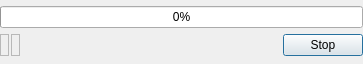
<?xml version="1.0" encoding="UTF-8"?>
<ui version="4.0">
 <class>LoadFileProgressBar</class>
 <widget class="QDialog" name="LoadFileProgressBar">
  <property name="windowModality">
   <enum>Qt::NonModal</enum>
  </property>
  <property name="geometry">
   <rect>
    <x>0</x>
    <y>0</y>
    <width>363</width>
    <height>64</height>
   </rect>
  </property>
  <property name="maximumSize">
   <size>
    <width>363</width>
    <height>64</height>
   </size>
  </property>
  <property name="windowTitle">
   <string>Loading Data</string>
  </property>
  <property name="windowIcon">
   <iconset resource="vTrazer.qrc">
    <normaloff>:/img/logo</normaloff>:/img/logo</iconset>
  </property>
  <layout class="QVBoxLayout" name="verticalLayout">
   <property name="spacing">
    <number>0</number>
   </property>
   <property name="leftMargin">
    <number>0</number>
   </property>
   <property name="topMargin">
    <number>0</number>
   </property>
   <property name="rightMargin">
    <number>0</number>
   </property>
   <property name="bottomMargin">
    <number>0</number>
   </property>
   <item>
    <layout class="QHBoxLayout" name="horizontalLayout_2">
     <property name="spacing">
      <number>0</number>
     </property>
     <item>
      <widget class="QProgressBar" name="progressBar">
       <property name="value">
        <number>0</number>
       </property>
      </widget>
     </item>
    </layout>
   </item>
   <item>
    <layout class="QHBoxLayout" name="horizontalLayout">
     <property name="spacing">
      <number>2</number>
     </property>
     <item>
      <widget class="QFrame" name="frame">
       <property name="frameShape">
        <enum>QFrame::StyledPanel</enum>
       </property>
       <property name="frameShadow">
        <enum>QFrame::Raised</enum>
       </property>
       <layout class="QHBoxLayout" name="horizontalLayout_3">
        <property name="spacing">
         <number>0</number>
        </property>
        <property name="leftMargin">
         <number>0</number>
        </property>
        <property name="topMargin">
         <number>0</number>
        </property>
        <property name="rightMargin">
         <number>0</number>
        </property>
        <property name="bottomMargin">
         <number>0</number>
        </property>
        <item>
         <widget class="QLabel" name="time">
          <property name="text">
           <string/>
          </property>
         </widget>
        </item>
       </layout>
      </widget>
     </item>
     <item>
      <widget class="QFrame" name="frame_2">
       <property name="frameShape">
        <enum>QFrame::StyledPanel</enum>
       </property>
       <property name="frameShadow">
        <enum>QFrame::Raised</enum>
       </property>
       <layout class="QHBoxLayout" name="horizontalLayout_4">
        <property name="spacing">
         <number>0</number>
        </property>
        <property name="leftMargin">
         <number>0</number>
        </property>
        <property name="topMargin">
         <number>0</number>
        </property>
        <property name="rightMargin">
         <number>0</number>
        </property>
        <property name="bottomMargin">
         <number>0</number>
        </property>
        <item>
         <widget class="QLabel" name="label">
          <property name="text">
           <string/>
          </property>
         </widget>
        </item>
       </layout>
      </widget>
     </item>
     <item>
      <spacer name="horizontalSpacer_2">
       <property name="orientation">
        <enum>Qt::Horizontal</enum>
       </property>
       <property name="sizeHint" stdset="0">
        <size>
         <width>40</width>
         <height>20</height>
        </size>
       </property>
      </spacer>
     </item>
     <item>
      <widget class="QPushButton" name="stopLoadButton">
       <property name="text">
        <string>Stop</string>
       </property>
      </widget>
     </item>
    </layout>
   </item>
  </layout>
 </widget>
 <resources>
  <include location="vTrazer.qrc"/>
 </resources>
 <connections/>
</ui>
